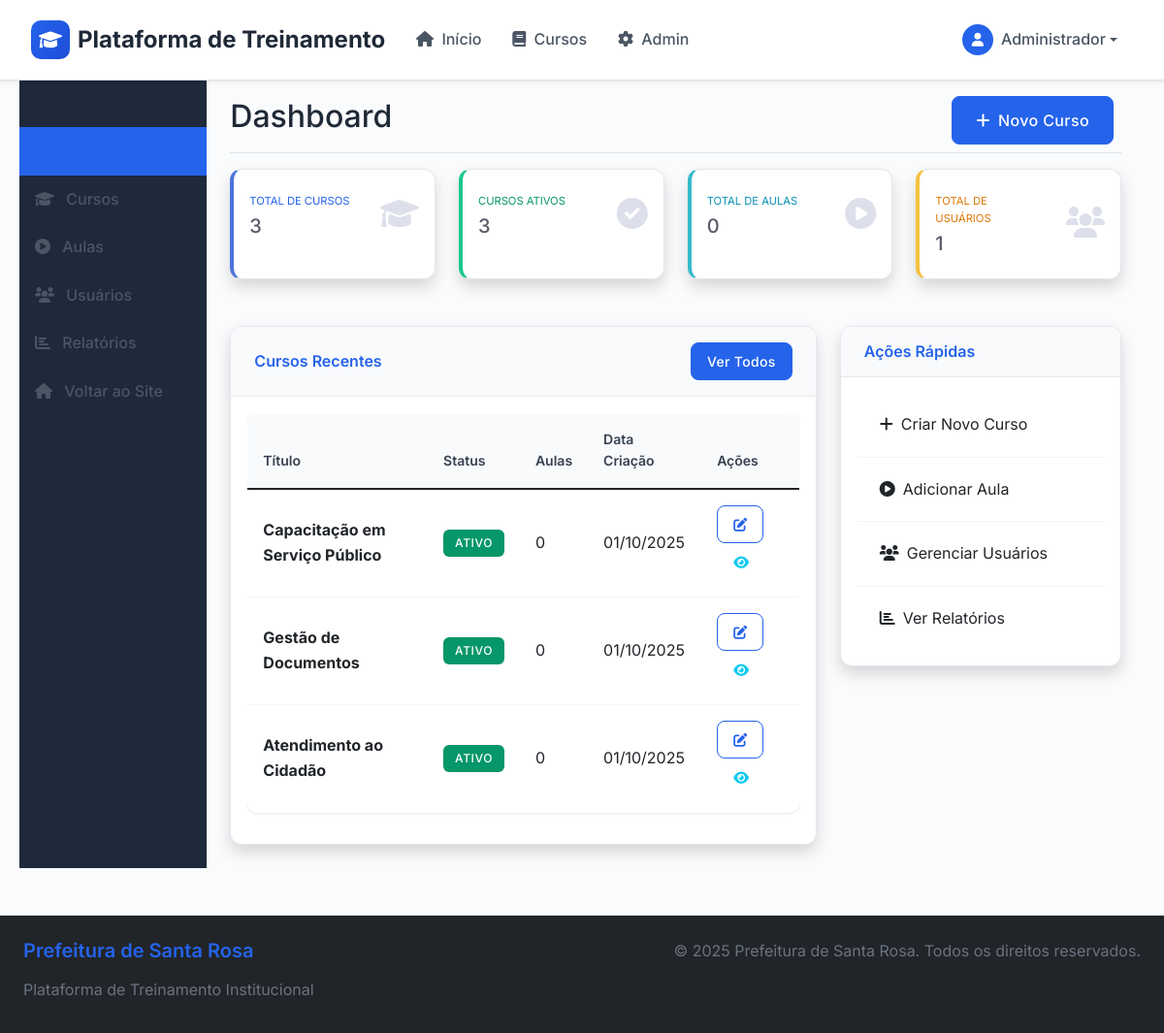
/admin/ (signed in), run on the app's committed database.
### tables this page shows
CREATE TABLE cursos (
    id INT AUTO_INCREMENT PRIMARY KEY,
    titulo VARCHAR(200) NOT NULL,
    descricao TEXT,
    imagem VARCHAR(255),
    status ENUM('ativo', 'inativo') DEFAULT 'ativo',
    data_criacao TIMESTAMP DEFAULT CURRENT_TIMESTAMP,
    gestor_id INT,
    FOREIGN KEY (gestor_id) REFERENCES usuarios(id)
);

### admin/index.php (the view, shortened to what this page needs)
<?php
include '../includes/header.php';
$database = new Database();
$db = $database->getConnection();
$stats = [
    'total_cursos' => 0,
    'total_aulas' => 0,
    'total_usuarios' => 0,
    'cursos_ativos' => 0
];
if($db) {
    $query = "SELECT COUNT(*) as total FROM cursos";
    $stmt = $db->prepare($query);
    $stmt->execute();
    $result = $stmt->fetch(PDO::FETCH_ASSOC);
    $stats['total_cursos'] = $result['total'];
    $query = "SELECT COUNT(*) as total FROM aulas WHERE ativo = 1";
    $stmt = $db->prepare($query);
    $stmt->execute();
    $result = $stmt->fetch(PDO::FETCH_ASSOC);
    $stats['total_aulas'] = $result['total'];
    $query = "SELECT COUNT(*) as total FROM usuarios WHERE ativo = 1";
    $stmt = $db->prepare($query);
    $stmt->execute();
    $result = $stmt->fetch(PDO::FETCH_ASSOC);
    $stats['total_usuarios'] = $result['total'];
    $query = "SELECT COUNT(*) as total FROM cursos WHERE status = 'ativo'";
    $stmt = $db->prepare($query);
    $stmt->execute();
    $result = $stmt->fetch(PDO::FETCH_ASSOC);
    $stats['cursos_ativos'] = $result['total'];
}
$cursos_recentes = [];
if($db) {
    $query = "SELECT c.*, u.nome as gestor_nome,
              COUNT(a.id) as total_aulas
              FROM cursos c
              LEFT JOIN aulas a ON c.id = a.curso_id AND a.ativo = 1
              LEFT JOIN usuarios u ON c.gestor_id = u.id
              GROUP BY c.id
              ORDER BY c.data_criacao DESC
              LIMIT 5";
    $stmt = $db->prepare($query);
    $stmt->execute();
    $cursos_recentes = $stmt->fetchAll(PDO::FETCH_ASSOC);
}
?>
<div class="container-fluid">
    <div class="row">
        <nav class="col-md-3 col-lg-2 d-md-block admin-sidebar">
            <div class="position-sticky pt-3">
                <ul class="nav flex-column">
                    <li class="nav-item">
                        <a class="nav-link active" href="index.php">
                            <i class="fas fa-tachometer-alt me-2"></i>
                        </a>
                    </li>
                    <li class="nav-item">
                        <a class="nav-link" href="cursos.php">
                            <i class="fas fa-graduation-cap me-2"></i>
                            Cursos
                        </a>
                    </li>
                    <li class="nav-item">
                        <a class="nav-link" href="aulas.php">
                            <i class="fas fa-play-circle me-2"></i>
                            Aulas
                        </a>
                    </li>
                    <li class="nav-item">
                        <a class="nav-link" href="usuarios.php">
                            <i class="fas fa-users me-2"></i>
                            Usuários
                        </a>
                    </li>
                    <li class="nav-item">
                        <a class="nav-link" href="relatorios.php">
                            <i class="fas fa-chart-bar me-2"></i>
                            Relatórios
                        </a>
                    </li>
                    <li class="nav-item">
                        <a class="nav-link" href="../index.php">
                            <i class="fas fa-home me-2"></i>
                            Voltar ao Site
                        </a>
                    </li>
                </ul>
            </div>
        </nav>
        <main class="col-md-9 ms-sm-auto col-lg-10 px-md-4">
            <div class="d-flex justify-content-between flex-wrap flex-md-nowrap align-items-center pt-3 pb-2 mb-3 border-bottom">
                <h1 class="h2">Dashboard</h1>
                <div class="btn-toolbar mb-2 mb-md-0">
                    <div class="btn-group me-2">
                        <a href="cursos.php?action=create" class="btn btn-primary">
                            <i class="fas fa-plus me-2"></i>Novo Curso
                        </a>
                    </div>
                </div>
            </div>
            <div class="row mb-4">
                <div class="col-xl-3 col-md-6 mb-4">
                    <div class="card border-left-primary shadow h-100 py-2">
                        <div class="card-body">
                            <div class="row no-gutters align-items-center">
                                <div class="col mr-2">
                                    <div class="text-xs font-weight-bold text-primary text-uppercase mb-1">
                                        Total de Cursos
                                    </div>
                                    <div class="h5 mb-0 font-weight-bold text-gray-800">
                                        <?php echo $stats['total_cursos']; ?>
                                    </div>
                                </div>
                                <div class="col-auto">
                                    <i class="fas fa-graduation-cap fa-2x text-gray-300"></i>
                                </div>
                            </div>
                        </div>
                    </div>
                </div>
                <div class="col-xl-3 col-md-6 mb-4">
                    <div class="card border-left-success shadow h-100 py-2">
                        <div class="card-body">
                            <div class="row no-gutters align-items-center">
                                <div class="col mr-2">
                                    <div class="text-xs font-weight-bold text-success text-uppercase mb-1">
                                        Cursos Ativos
                                    </div>
                                    <div class="h5 mb-0 font-weight-bold text-gray-800">
                                        <?php echo $stats['cursos_ativos']; ?>
                                    </div>
                                </div>
                                <div class="col-auto">
                                    <i class="fas fa-check-circle fa-2x text-gray-300"></i>
                                </div>
                            </div>
                        </div>
                    </div>
                </div>
                <div class="col-xl-3 col-md-6 mb-4">
                    <div class="card border-left-info shadow h-100 py-2">
                        <div class="card-body">
                            <div class="row no-gutters align-items-center">
                                <div class="col mr-2">
                                    <div class="text-xs font-weight-bold text-info text-uppercase mb-1">
                                        Total de Aulas
                                    </div>
                                    <div class="h5 mb-0 font-weight-bold text-gray-800">
                                        <?php echo $stats['total_aulas']; ?>
                                    </div>
                                </div>
                                <div class="col-auto">
                                    <i class="fas fa-play-circle fa-2x text-gray-300"></i>
                                </div>
                            </div>
                        </div>
                    </div>
                </div>
                <div class="col-xl-3 col-md-6 mb-4">
                    <div class="card border-left-warning shadow h-100 py-2">
                        <div class="card-body">
                            <div class="row no-gutters align-items-center">
                                <div class="col mr-2">
                                    <div class="text-xs font-weight-bold text-warning text-uppercase mb-1">
                                        Total de Usuários
                                    </div>
                                    <div class="h5 mb-0 font-weight-bold text-gray-800">
                                        <?php echo $stats['total_usuarios']; ?>
                                    </div>
                                </div>
                                <div class="col-auto">
                                    <i class="fas fa-users fa-2x text-gray-300"></i>
                                </div>
                            </div>
                        </div>
                    </div>
                </div>
            </div>
            <div class="row">
                <div class="col-lg-8">
                    <div class="card shadow mb-4">
                        <div class="card-header py-3 d-flex flex-row align-items-center justify-content-between">
                            <h6 class="m-0 font-weight-bold text-primary">Cursos Recentes</h6>
                            <a href="cursos.php" class="btn btn-sm btn-primary">Ver Todos</a>
                        </div>
                        <div class="card-body">
                            <?php if(empty($cursos_recentes)): ?>
                            <div class="text-center py-4">
                                <i class="fas fa-graduation-cap fa-3x text-muted mb-3"></i>
                                <p class="text-muted">Nenhum curso cadastrado ainda.</p>
                                <a href="cursos.php?action=create" class="btn btn-primary">
                                    <i class="fas fa-plus me-2"></i>Criar Primeiro Curso
                                </a>
                            </div>
                            <?php else: ?>
                            <div class="table-responsive">
                                <table class="table table-hover">
                                    <thead>
                                        <tr>
                                            <th>Título</th>
                                            <th>Status</th>
                                            <th>Aulas</th>
                                            <th>Data Criação</th>
                                            <th>Ações</th>
                                        </tr>
                                    </thead>
                                    <tbody>
                                        <?php foreach($cursos_recentes as $curso): ?>
                                        <tr>
                                            <td>
                                                <strong><?php echo htmlspecialchars($curso['titulo']); ?></strong>
                                            </td>
                                            <td>
                                                <span class="badge bg-<?php echo $curso['status'] == 'ativo' ? 'success' : 'secondary'; ?>">
                                                    <?php echo ucfirst($curso['status']); ?>
                                                </span>
                                            </td>
                                            <td><?php echo $curso['total_aulas']; ?></td>
                                            <td><?php echo date('d/m/Y', strtotime($curso['data_criacao'])); ?></td>
                                            <td>
                                                <a href="cursos.php?action=edit&id=<?php echo $curso['id']; ?>"
                                                   class="btn btn-sm btn-outline-primary">
                                                    <i class="fas fa-edit"></i>
                                                </a>
                                                <a href="../curso.php?id=<?php echo $curso['id']; ?>"
                                                   class="btn btn-sm btn-outline-info" target="_blank">
                                                    <i class="fas fa-eye"></i>
                                                </a>
                                            </td>
                                        </tr>
                                        <?php endforeach; ?>
                                    </tbody>
                                </table>
                            </div>
                            <?php endif; ?>
                        </div>
                    </div>
                </div>
                <div class="col-lg-4">
                    <div class="card shadow mb-4">
                        <div class="card-header py-3">
                            <h6 class="m-0 font-weight-bold text-primary">Ações Rápidas</h6>
                        </div>
                        <div class="card-body">
                            <div class="list-group list-group-flush">
                                <a href="cursos.php?action=create" class="list-group-item list-group-item-action">
                                    <i class="fas fa-plus me-2"></i>Criar Novo Curso
                                </a>
                                <a href="aulas.php?action=create" class="list-group-item list-group-item-action">
                                    <i class="fas fa-play-circle me-2"></i>Adicionar Aula
                                </a>
                                <a href="usuarios.php" class="list-group-item list-group-item-action">
                                    <i class="fas fa-users me-2"></i>Gerenciar Usuários
                                </a>
                                <a href="relatorios.php" class="list-group-item list-group-item-action">
                                    <i class="fas fa-chart-bar me-2"></i>Ver Relatórios
                                </a>
                            </div>
                        </div>
                    </div>
                </div>
            </div>
        </main>
    </div>
</div>
<?php include '../includes/footer.php'; ?>

### admin/index.php (style rules this page uses)
.border-left-primary { border-left: 0.25rem solid #4e73df !important; }
.border-left-success { border-left: 0.25rem solid #1cc88a !important; }
.border-left-info { border-left: 0.25rem solid #36b9cc !important; }
.border-left-warning { border-left: 0.25rem solid #f6c23e !important; }
.text-xs { font-size: 0.7rem; }
.text-gray-300 { color: #dddfeb !important; }
.text-gray-800 { color: #5a5c69 !important; }

### data on the page
cursos: id "3", gestor "1", titulo "Atendimento ao Cidadão", status "ATIVO", total_aulas "0", data_criacao "01/10/2025"
cursos: titulo "Capacitação em Serviço Público", status "ATIVO", total_aulas "0", data_criacao "01/10/2025"
cursos: titulo "Gestão de Documentos", status "ATIVO", total_aulas "0", data_criacao "01/10/2025"

### other printed values
$_SESSION['nome'] "Administrador"
$stats['total_aulas'] "0"
